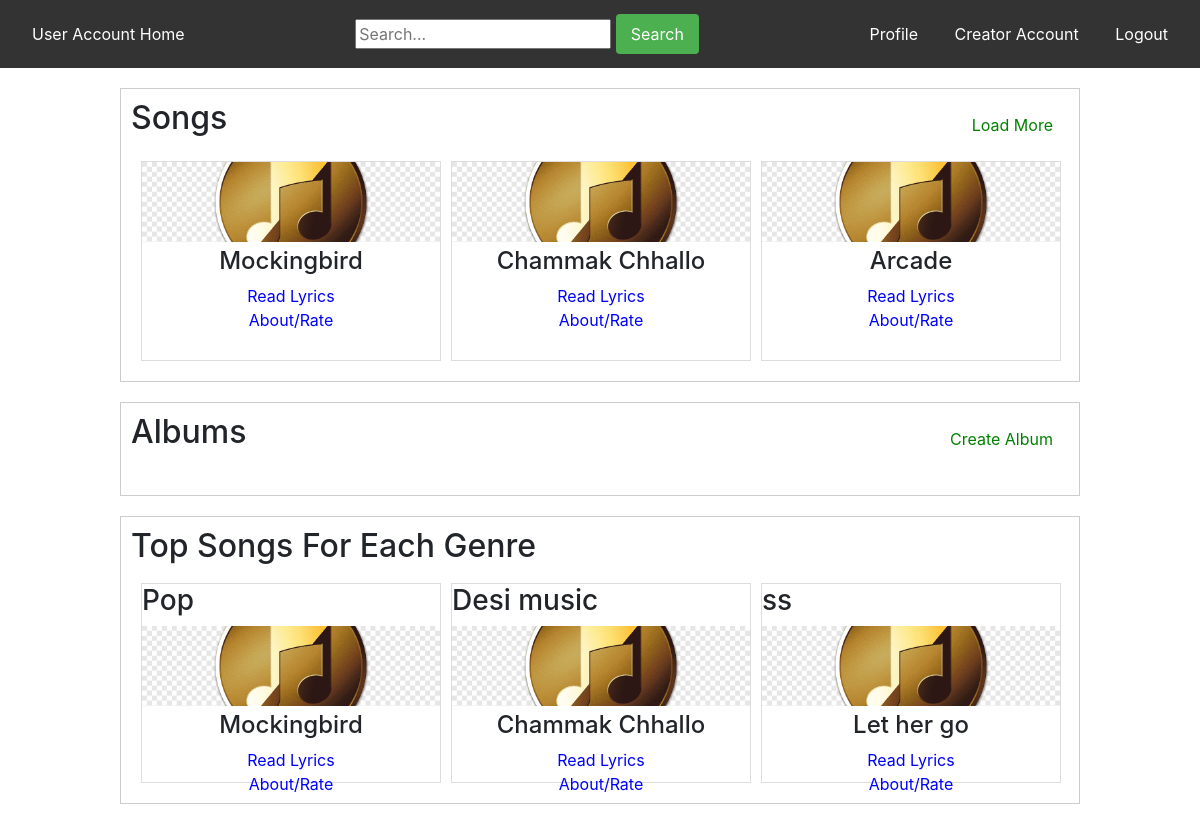
Page /user/home/1/1 on the earlier database version.
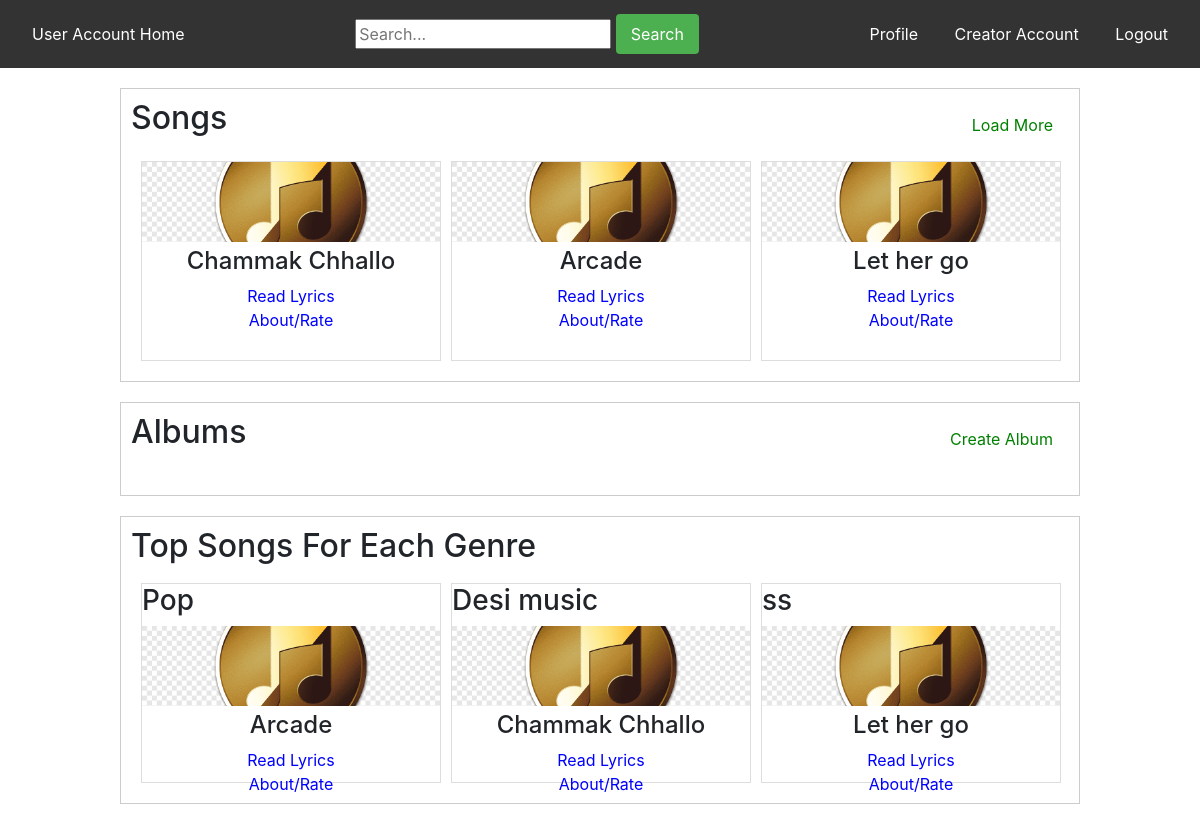
Same page on the later database version.
### app.py (models this page shows)
class songs(db.Model):
    id = db.Column(db.Integer, primary_key=True, autoincrement=True)
    songname = db.Column(db.String(100), unique=True, nullable=False)
    releasedate = db.Column(Date)
    lyrics = db.Column(db.Text)
    singer= db.Column(db.String(100))
    uploadedby = db.Column(db.Integer , nullable = False)
    filename = db.Column(db.String(100), nullable=False)
    genre = db.Column(db.String(100), nullable=False)
    averagerating = db.Column(db.Integer , default =0)
    ratingcount = db.Column(db.Integer, default =0 )
    is_active = db.Column(db.Integer, default=1)

class genres(db.Model):
    id = db.Column(db.Integer, primary_key=True, autoincrement=True)
    genrename = db.Column(db.String(120), unique=True, nullable=False)

### app.py (the view)
@app.route('/user/home/<int:page>/<userid>',methods=['GET'])
def user_home(userid, page):
    allsongs = songs.query.limit(page*4).all()
    allalbums = useralbum.query.filter_by(author = userid).all()
    geenres = genres.query.all()
    gens =[]
    ss =[]
    for g in geenres:
        song =  songs.query.filter_by(genre = g.genrename).order_by(songs.averagerating.desc()).first()
        if song:
            gens.append(g.genrename)
            ss.append(song)
    return render_template('/user/home.html', userid =userid , songs=allsongs  , albums=allalbums , genredata = zip(gens , ss) , page = page , message = None)

### templates/user/home.html (shortened to what this page needs)
<!DOCTYPE html>
<html lang="en">
<head>
    <link rel="stylesheet" href="https://maxcdn.bootstrapcdn.com/bootstrap/4.5.2/css/bootstrap.min.css">
    <link rel="stylesheet" href="https://maxcdn.bootstrapcdn.com/bootstrap/4.5.2/css/bootstrap.min.css">
    <link rel="stylesheet" href="https://cdnjs.cloudflare.com/ajax/libs/font-awesome/5.15.4/css/all.min.css">
</head>
<body>
<div class="navbar">
  <a href="{{ url_for('user_home', userid=userid , page =1) }}" class="creator-account">User Account Home</a>
                <form action="{{url_for('search' , userid = userid)}}" method="POST">
               <div class="search-bar">
            <input type="text" placeholder="Search..." name="query">
            <button type="submit">Search</button>
        </div>
                </form>
     <div class="other-links">
    <a href="{{ url_for('userprofile', userid=userid) }}">Profile</a>
    <a href="{{url_for('creator_home' , userid = userid )}}">Creator Account</a>
    <a href="{{ url_for('user_login') }}" >Logout</a>
  </div>
</div>
<div class="container">
    <div class="navbar1">
        <h2  class="creator-account">Songs</h2>
    <div class="right-link">
            <a href="{{url_for('user_home' , userid = userid , page = page+1)}}">Load More</a>
        </div>
    </div>
    <div class="song-list">
        <div class="scrollable">
            <div class="songs">
                {% for song in songs %}
                <div class="song-unit">
                    <img src="/../../static/image/homemusic.png" class ="small">
                    <div class="song-info">
                        <h4>{{song.songname}}</h4>
                        <a href="{{url_for('viewuserlyrics', songid = song.id , userid = userid)}}" class="play-link">Read Lyrics</a>
                        <a href="{{url_for('aboutsong', songid = song.id , userid = userid)}}" class="play-link">About/Rate</a>
                        </div>
                    </div>
                {% endfor %}
            </div>
        </div>
    </div>
</div>
<div class="container">
    <div class="navbar1">
        <h2  class="creator-account">Albums</h2>
    <div class="right-link">
            <a href="{{url_for('createalbumuser', userid= userid)}}">Create Album</a>
        </div>
    </div>
    <div class="song-list">
        <div class="scrollable">
            <div class="songs">
            </div>
        </div>
    </div>
</div>
<div class="container">
    <div class="navbar1">
        <h2  class="creator-account">Top Songs For Each Genre</h2>
    </div>
    <div class="song-list">
        <div class="scrollable">
            <div class="songs">
                {% for genre , song  in genredata %}
                <div class="song-unit">
                     <h3>{{genre}}</h3>
                    <img src="/../../static/image/homemusic.png" class ="small">
                    <div class="song-info">
                        <h4>{{song.songname}}</h4>
                        <a href="{{url_for('viewuserlyrics', songid = song.id , userid = userid)}}" class="play-link">Read Lyrics</a>
                        <a href="{{url_for('aboutsong', songid = song.id , userid = userid)}}" class="play-link">About/Rate</a>
                        </div>
                    </div>
                {% endfor %}
            </div>
        </div>
    </div>
</div>
</body>
</html>

### templates/user/home.html (style rules this page uses)
.navbar { overflow: hidden; background-color: #333; }
.navbar1 { overflow: hidden; background-color: white; }
.navbar1 a { display: inline-block; color: white; text-align: center; padding: 14px 16px; text-decoration: none; }
.navbar a { display: inline-block; color: white; text-align: center; padding: 14px 16px; text-decoration: none; }
.creator-account { float: left; }
.other-links { float: right; }
.search-bar button { padding: 8px 15px; border: none; border-radius: 4px; background-color: #4CAF50; color: white; cursor: pointer; }
.song-list { width: 100%; overflow-x: auto; white-space: nowrap; }
.scrollable { display: flex; }
.songs { display: flex; padding: 10px; }
.small { width : 100px; height: 70px; }
.container { width: 80%; margin: 20px auto; border: 1px solid #ccc; padding: 10px; }
.song-unit { width: 300px; height: 200px; border: 1px solid #ddd; margin-right: 10px; display: flex; flex-direction: column; }
.song-unit img { width: 100%; height: 80px; object-fit: cover; }
.song-info { padding: 5px; text-align: center; }
.play-link { display: block; text-decoration: none; color: blue; }
.right-link { margin-left: 10px; align-self: center; }
.right-link a { text-decoration: none; color: green; float: right; }

Differences in the rows shown:
removed songs: songname "Mockingbird"
now on this page (row edited): songs: songname "Let her go"
computed for genres "Pop": songname "Mockingbird" → "Arcade"
